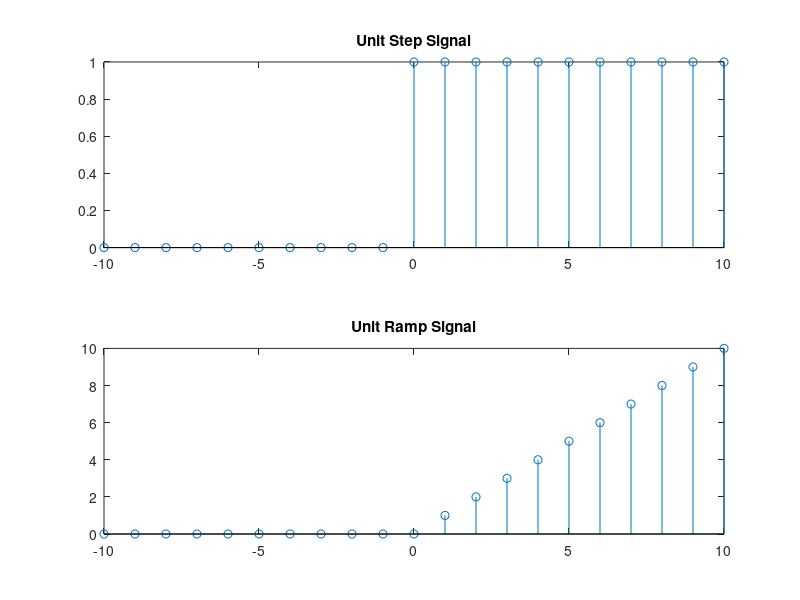

Write the MATLAB code that produced this figure.
n = -10:10;
x = n>=0;

subplot(2, 1, 1), stem(n, x), title('Unit Step Signal');

x2 = (n>=0).*n;
subplot(2, 1, 2), stem(n, x2), title('Unit Ramp Signal');